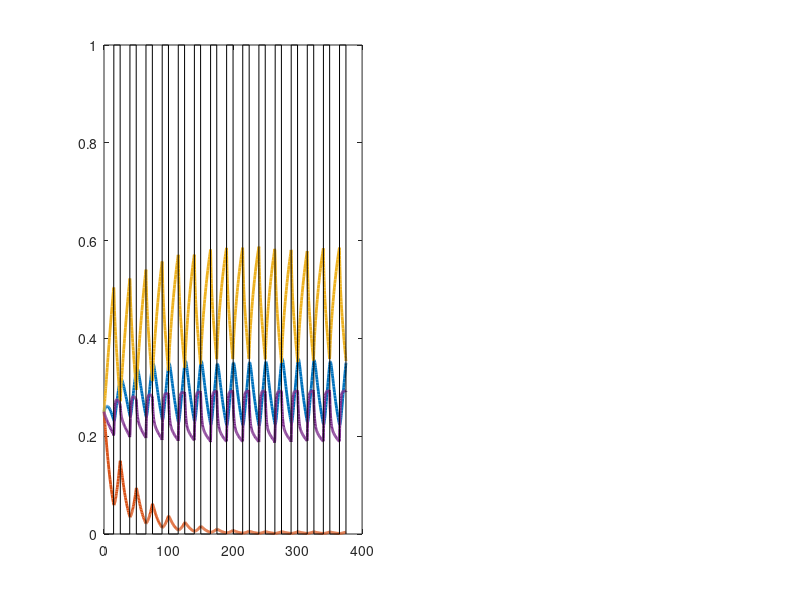

Here is the MATLAB script that generated this plot:
% ModelIS   [ S, R_A,R_B,X ]

 y0=[rand(4,1);0]
% y0=[ swap*(yOut(end,1:6)') ;0];
% y0= [(yOut(end,1:6)');0];

Tlist= logspace(-0.5,2.5,1250);
Tlist=[0,Tlist];
Result=0*Tlist;
mu=1/15; %(immgration/emigration rate)
beta= [1,0.99,0.95]; %Infection rates;
smallImport=0.001;

importation= [0.5,smallImport,smallImport,1]';
importation=  importation*mu/([1,1,1,1]*importation);

g=1/10; %Ten day recovery without meds;
q=1/4; %treated recovery.


tau= (q-g);
MixEquil= (g + (tau*g)/(q+g))/beta(2)


Xequil= (g+mu)/beta(2);
Sequil= importation(1)/(q+mu-beta(1)*Xequil)
Bequil= importation(3)/(q+mu-beta(1)*Xequil)
Aequil= 1-Xequil-Sequil-Bequil
tSat= (log(Aequil)-log(Bequil)-1)*2/tau;

y0=[Sequil;Aequil;0;0;Bequil;Xequil;0];

extra=8;
ExitNumbers=-ones(length(Tlist),4+extra);
Maxs=-ones(length(Tlist),1);
Mins=-ones(length(Tlist),1);
Means=-ones(length(Tlist),1);
meanDownSwing=-ones(length(Tlist),1);
meanUpSwing=-ones(length(Tlist),1);


TA=15;
TB=10;

chi=@(t) 1*(mod(t,TA+TB)>TA);
ts=linspace(0,10*(TA+TB),1000);


importation= [0.5,smallImport,smallImport,1]';
importation=  importation*mu/([1,1,1,1]*importation);

b=0.5;
betaMatrix= [beta(1),0,0,0;
             0,beta(2),0,0;
             0,0,beta(3),0;
             -beta(1),-beta(2),-beta(3),0];
         
recoveryA= diag(-[q,g,q,0]);
recoveryA(end,:)=[q,g,q,0];
         
recoveryB= diag(-[q,q,g,0]);
recoveryB(end,:)=[q,q,g,0];
         
recovery= @(t)  recoveryB+chi(t)*(recoveryA-recoveryB);

Deriv =@(t,V) [(importation + betaMatrix*V(1:4)*V(4) + recovery(t)*V(1:4)-mu*V(1:4)); V(1:4); importation(2)./(V(2)); importation(3)./(V(3)); V(3)*chi(t)+(V(2)*(1-chi(t))); V(2)*V(3)];

 y0=[ones(4,1)/4;zeros(extra,1)];
 
warmupTime= 4*(TA+TB);

[tOut,yOut] = ode45(Deriv,[0,15*(TA+TB)],y0);

figure(1)
subplot(1,2,1)
plot(tOut,yOut(:,1:4),'lineWidth',2);
hold on
plot(tOut,chi(tOut),'k')


XA= (mu+g+tau*TA/(TA+TB))/beta(2)
XB= (mu+g+tau*TB/(TA+TB))/beta(3)

